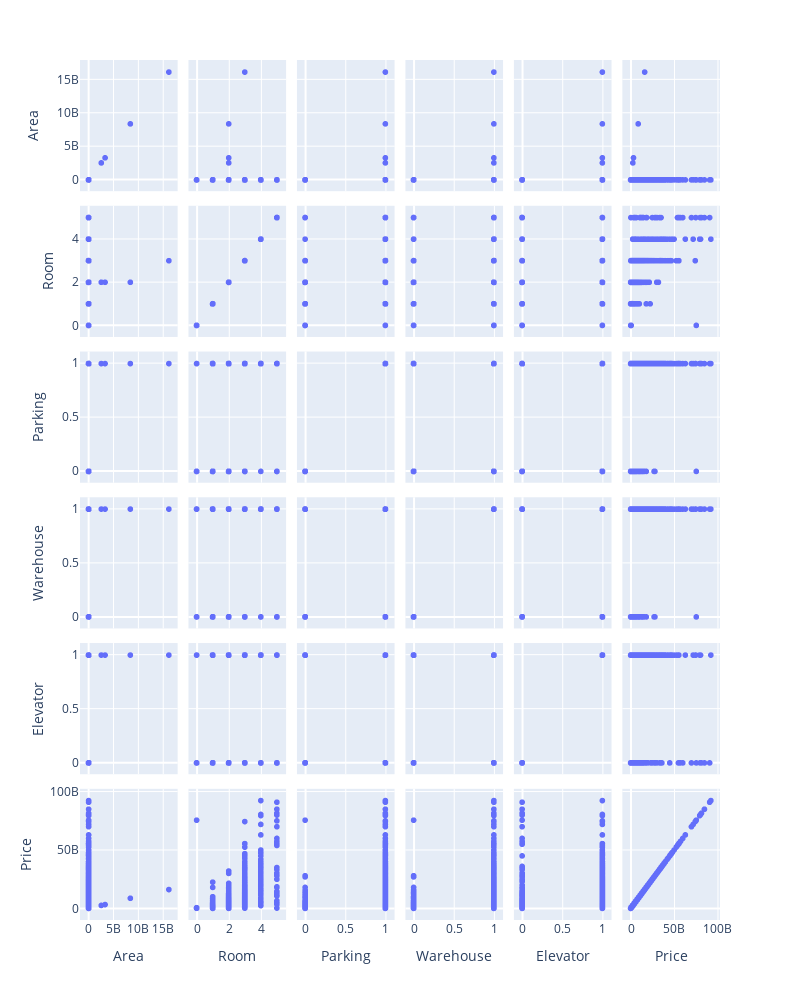

Notebook code cell kept with this figure:
### Code cell
df_num = df.select_dtypes(include='number')
px.scatter_matrix(df_num,width=800, height=1000)

### Figure 1 — Plotly figure (JSON) as saved in the notebook; plotly's stock layout.template omitted (floating-point values rounded to 4 significant figures; data arrays with more than 128 entries replaced by an {"elided": "..."} marker saying what was removed)
{"data": [{"dimensions": [{"axis": {"matches": true}, "label": "Area", "values": {"elided": "3456 int values"}}, {"axis": {"matches": true}, "label": "Room", "values": {"elided": "3456 int values"}}, {"axis": {"matches": true}, "label": "Parking", "values": {"elided": "3456 int values"}}, {"axis": {"matches": true}, "label": "Warehouse", "values": {"elided": "3456 int values"}}, {"axis": {"matches": true}, "label": "Elevator", "values": {"elided": "3456 int values"}}, {"axis": {"matches": true}, "label": "Price", "values": {"elided": "3456 int values"}}], "hovertemplate": "%{xaxis.title.text}=%{x}<br>%{yaxis.title.text}=%{y}<extra></extra>", "legendgroup": "", "marker": {"color": "#636efa", "symbol": "circle"}, "name": "", "showlegend": false, "type": "splom"}], "layout": {"dragmode": "select", "height": 1000, "legend": {"tracegroupgap": 0}, "margin": {"t": 60}, "width": 800}}
